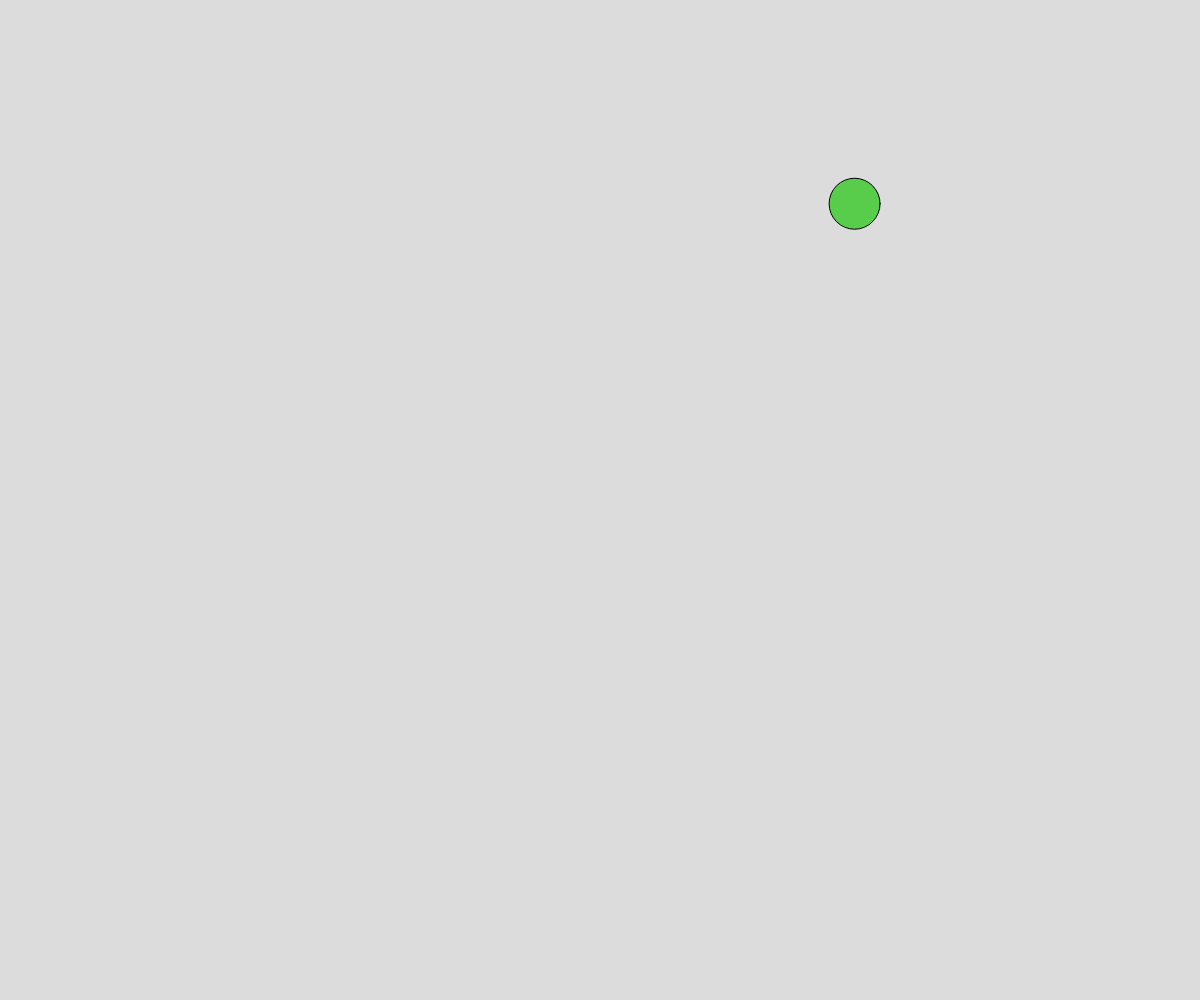
Frame 1 (no input)
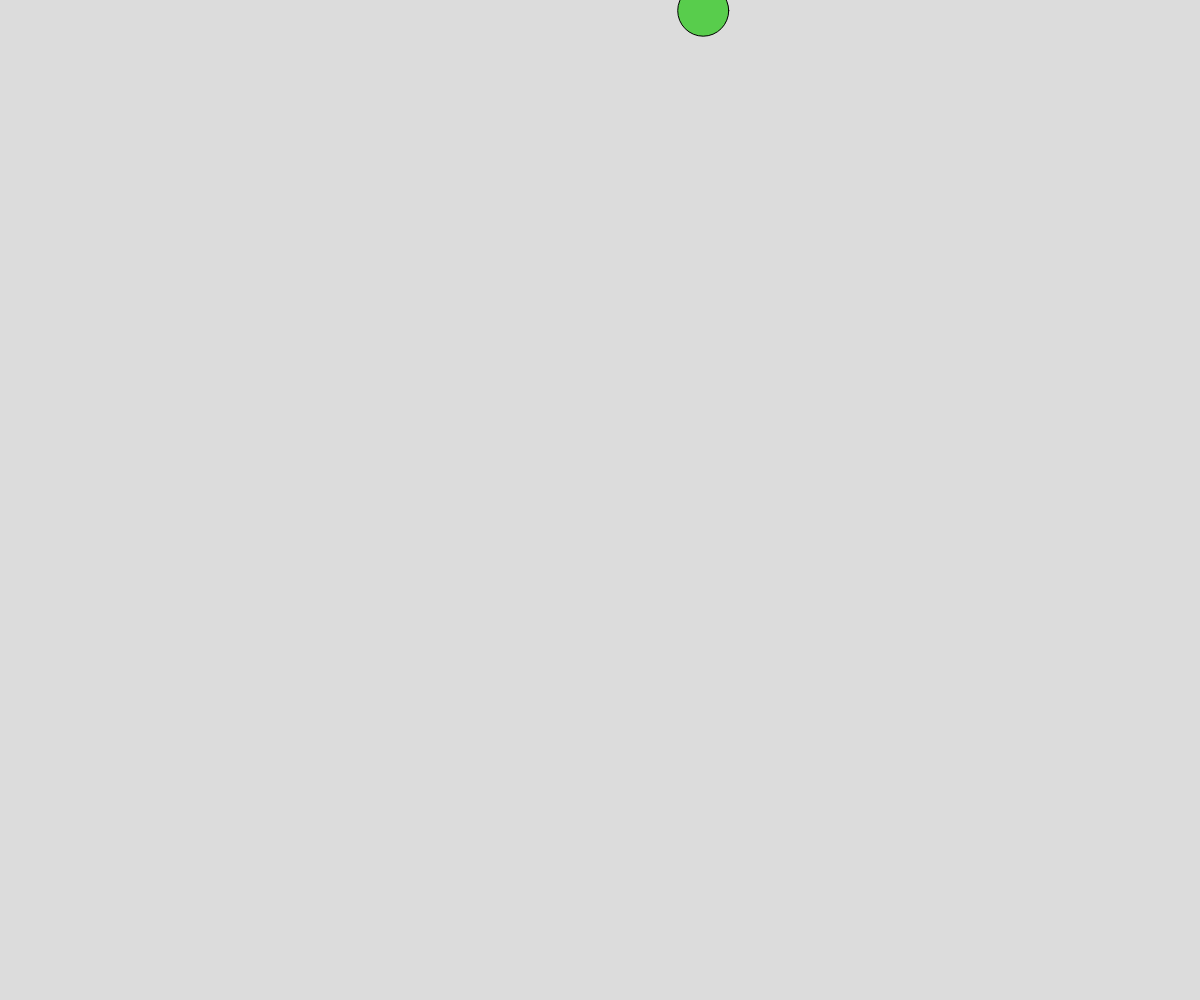
Frame 60 (no input)
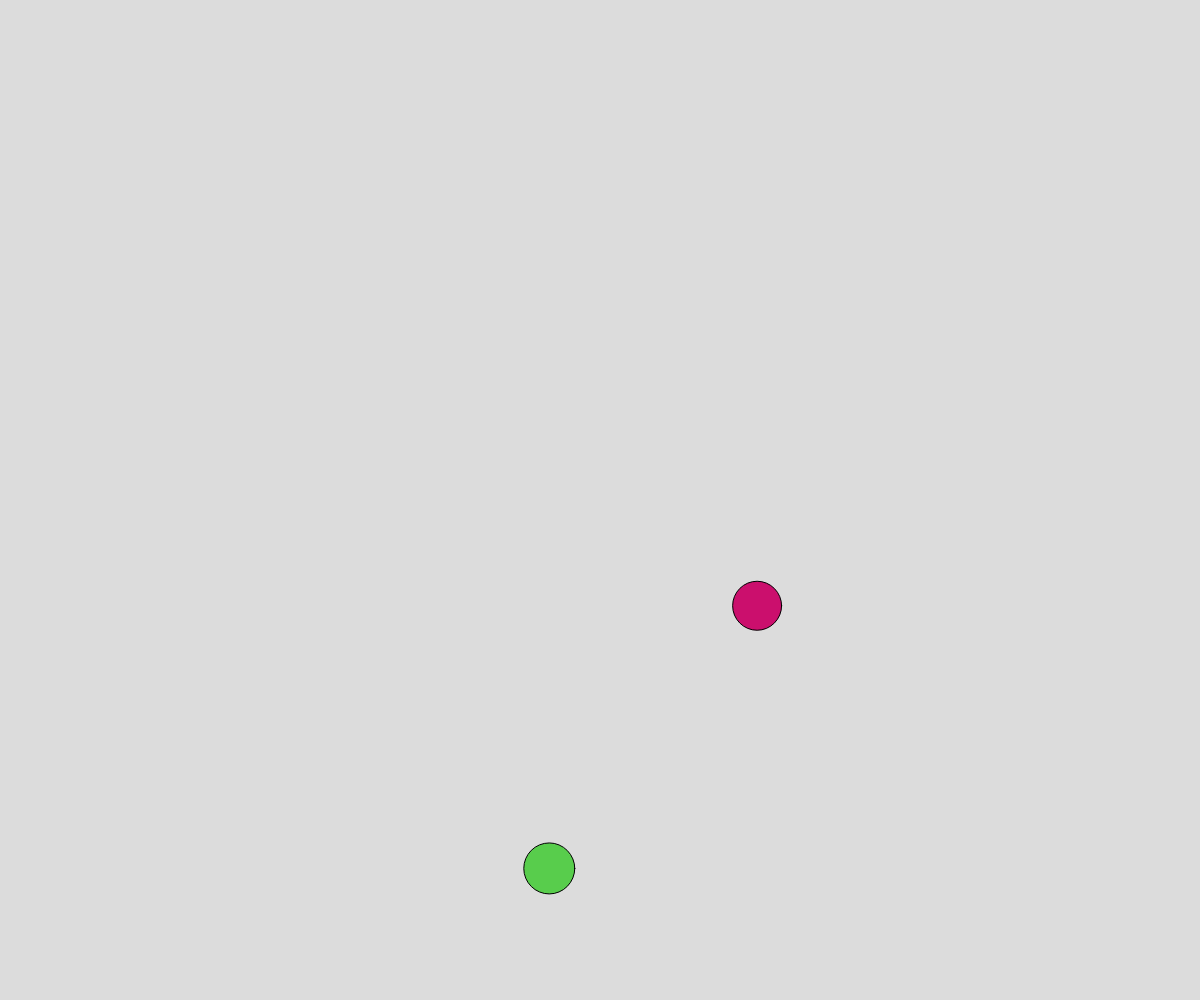
Frame 120 (the mouse pressed at the canvas centre since frame 60)

The p5.js sketch that drew these frames (run headless with seeded random() and noise() and a simulated clock; from frame 60 on, the mouse is pressed at the canvas centre):

// p5.js sketch
// ── sketch.js
// Project Title
// Your Name
// Date
//
// Extra for Experts:
// - describe what you did to take this project "above and beyond"


let balls = [];


function setup() {
  createCanvas(windowWidth, windowHeight);
  let theBall = spawnBall();
  balls.push(theBall);
}

function draw() {
  background(220);
  moveBall();
  displayBall();
}

function mousePressed() {
  let someBall = spawnBall();
  someBall.x = mouseX;
  someBall.y = mouseY;
  balls.push(someBall);
}


function spawnBall() {
  let theBall = {
    x: random(width),
    y: random(height),
    radius: random(12, 30),
    r: random(255),
    g: random(255), 
    b: random(255),
    dx: random(-5, 5),
    dy: random(-5, 5),
  };
  return theBall;
}



function moveBall() {
  for (let i = 0; i < balls.length; i++) {
    let theBall = balls[i];

    theBall.x += theBall.dx;
    theBall.y += theBall.dy;

    // off the right side
    if (theBall.x - theBall.radius > width) {
      theBall.x = 0 - theBall.radius;
    }

    // off the left side
    else if (theBall.x < 0 - theBall.radius) {
      theBall.x = width + theBall.radius;
    }

    // off the bottom
    if (theBall.y - theBall.radius > height) {
      theBall.y = 0 - theBall.radius;
    }

    // off the top
    else if (theBall.y < 0 - theBall.radius) {
      theBall.y = height + theBall.radius;
    }

    console.log(theBall.x, theBall.y);
  }
}
function displayBall() {
  for (let i = 0; i < balls.length; i++) {
    let theBall = balls[i];
    fill(theBall.r, theBall.g, theBall.b);
    circle(theBall.x, theBall.y, theBall.radius * 2);
  }
}
